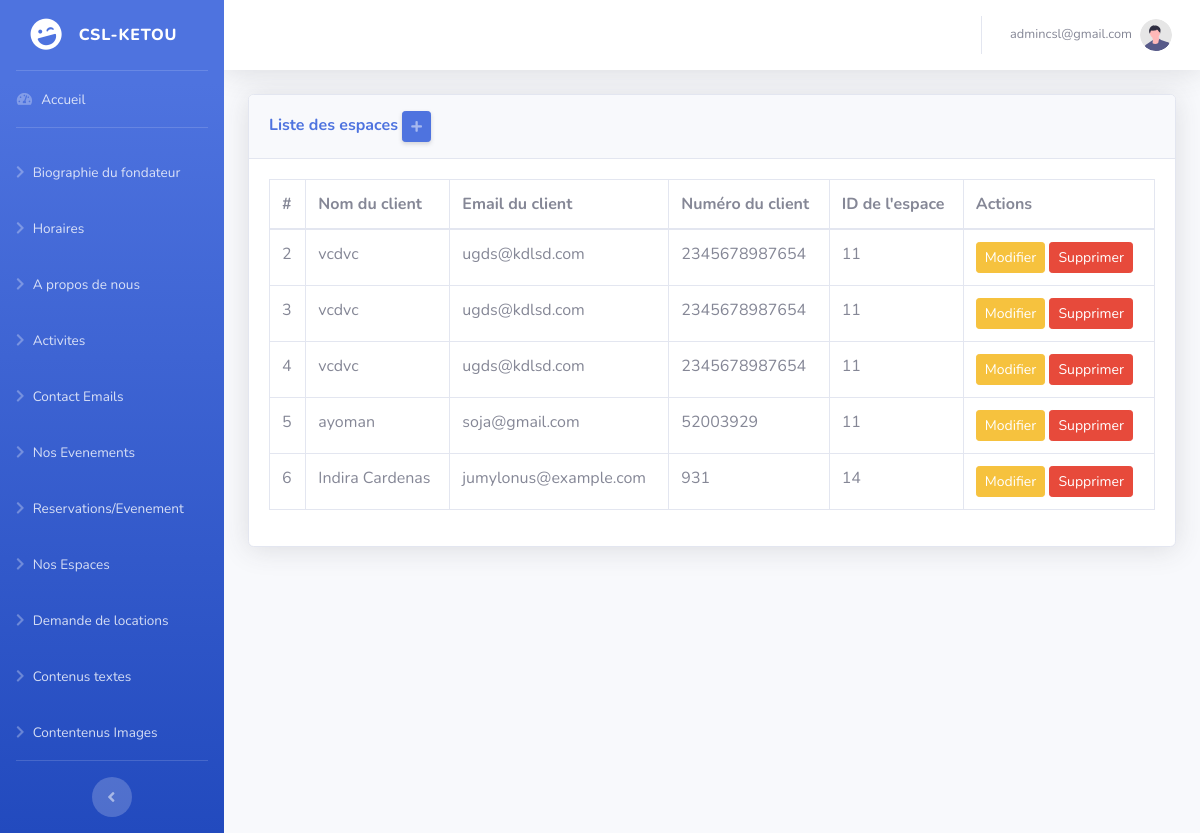
Page /Admin/csl-backend/space_locations/index.php (signed in) on the committed database.
### tables this page shows
CREATE TABLE `space_locations` (
  `id` int(11) NOT NULL,
  `client_name` varchar(255) NOT NULL,
  `client_email` varchar(255) NOT NULL,
  `client_number` varchar(20) NOT NULL,
  `space_id` int(11) NOT NULL,
  `created_at` timestamp NOT NULL DEFAULT current_timestamp(),
  `updated_at` timestamp NOT NULL DEFAULT current_timestamp() ON UPDATE current_timestamp()
);

### Admin/csl-backend/space_locations/index.php (the view, shortened to what this page needs)
<?php
require '../../../config/database.php';
$stmt = $pdo->prepare("SELECT * FROM space_locations");
$stmt->execute();
$space_locations = $stmt->fetchAll();
?>
<!DOCTYPE html>
<html lang="fr">
<head>
    <?php include('../includes/links.php'); ?>
</head>
<body id="page-top">
    <div id="wrapper">
        <?php include('../includes/sidebar.php'); ?>
        <div id="content-wrapper" class="d-flex flex-column">
            <div id="content">
                <?php include('../includes/navbar.php'); ?>
                <div class="container-fluid">
                    <div class="card shadow mb-4">
                        <div class="card-header py-3">
                            <h6 class="m-0 font-weight-bold text-primary">Liste des espaces <a href="create.php" class="d-none d-sm-inline-block btn btn-sm btn-primary shadow-sm"><i class="fas fa-plus fa-sm text-white-50"></i></a></h6>
                        </div>
                        <div class="card-body">
                            <?php if ($space_locations): ?>
                                <table class="table table-bordered">
                                    <thead>
                                        <tr>
                                            <th>#</th>
                                            <th>Nom du client</th>
                                            <th>Email du client</th>
                                            <th>Numéro du client</th>
                                            <th>ID de l'espace</th>
                                            <th>Actions</th>
                                        </tr>
                                    </thead>
                                    <tbody>
                                        <?php foreach ($space_locations as $location): ?>
                                            <tr>
                                                <td><?php echo htmlspecialchars($location['id']); ?></td>
                                                <td><?php echo htmlspecialchars($location['client_name']); ?></td>
                                                <td><?php echo htmlspecialchars($location['client_email']); ?></td>
                                                <td><?php echo htmlspecialchars($location['client_number']); ?></td>
                                                <td><?php echo htmlspecialchars($location['space_id']); ?></td>
                                                <td>
                                                    <a href="edit.php?id=<?php echo $location['id']; ?>" class="btn btn-warning btn-sm">Modifier</a>
                                                    <a href="delete.php?id=<?php echo $location['id']; ?>" class="btn btn-danger btn-sm" onclick="return confirm('Êtes-vous sûr de vouloir supprimer cet enregistrement ?')">Supprimer</a>
                                                </td>
                                            </tr>
                                        <?php endforeach; ?>
                                    </tbody>
                                </table>
                            <?php else: ?>
                                <p>Aucun enregistrement trouvé.</p>
                            <?php endif; ?>
                        </div>
                    </div>
                </div>
            </div>
        </div>
    </div>
</body>
</html>

### rows in the picture
space_locations: id "2", client_name "vcdvc", client_email "ugds@kdlsd.com", client_number "2345678987654", space "11"
space_locations: id "3", client_name "vcdvc", client_email "ugds@kdlsd.com", client_number "2345678987654", space "11"
space_locations: id "4", client_name "vcdvc", client_email "ugds@kdlsd.com", client_number "2345678987654", space "11"
space_locations: id "5", client_name "ayoman", client_email "soja@gmail.com", client_number "52003929", space "11"
space_locations: id "6", client_name "Indira Cardenas", client_email "jumylonus@example.com", client_number "931", space "14"

### other values in the picture
$_SESSION['username'] "admincsl@gmail.com"
